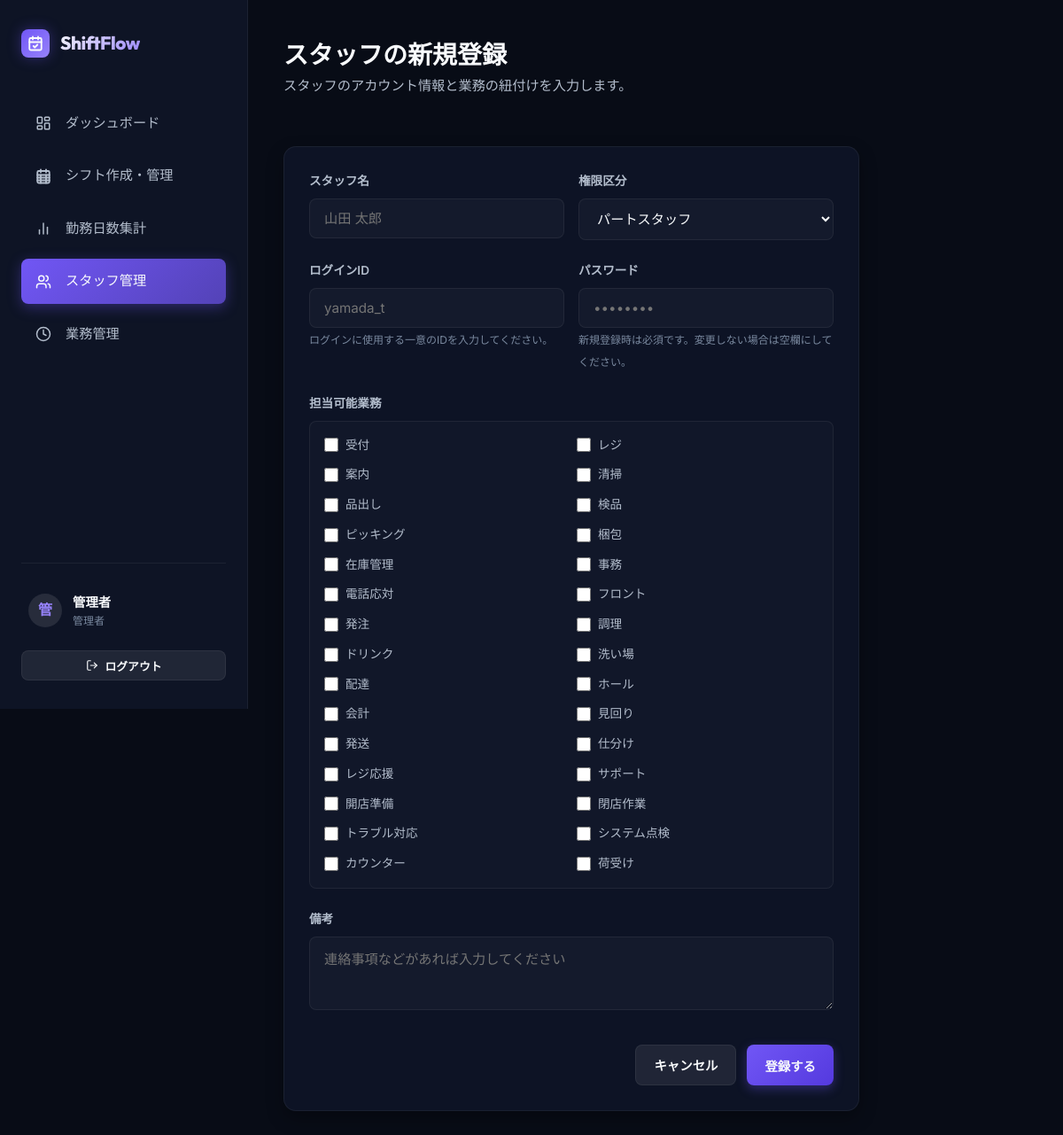
/manager/staff/new/ (signed in), run on the app's committed database.
### shifts/models.py (models this page shows, shortened)
class Staff(models.Model):
    ROLE_CHOICES = [
        ('admin', '管理者'),
        ('staff', 'パートスタッフ'),
    ]
    user = models.OneToOneField(User, on_delete=models.CASCADE, related_name='staff_profile', verbose_name="ユーザー")
    name = models.CharField(max_length=100, verbose_name="スタッフ名")
    role = models.CharField(max_length=10, choices=ROLE_CHOICES, default='staff', verbose_name="権限区分")
    available_tasks = models.ManyToManyField(Task, related_name='capable_staff', blank=True, verbose_name="担当可能業務")
    memo = models.TextField(blank=True, verbose_name="備考")
    class Meta:
        verbose_name = "スタッフ"
        verbose_name_plural = "スタッフ一覧"

class Task(models.Model):
    name = models.CharField(max_length=100, unique=True, verbose_name="業務名")
    required_people_per_day = models.PositiveIntegerField(default=1, verbose_name="1日あたりの必要人数")
    required_skill = models.CharField(max_length=200, blank=True, verbose_name="必要スキル")
    memo = models.TextField(blank=True, verbose_name="備考")
    class Meta:
        verbose_name = "業務"
        verbose_name_plural = "業務一覧"
    def __str__(self):
        return self.name

### shifts/views.py (the view, shortened to what this page needs)
# urls.py: path('manager/staff/new/', views.StaffCreateView.as_view(), name='staff_create'),
class StaffCreateView(AdminRequiredMixin, CreateView):
    model = Staff
    form_class = StaffForm
    template_name = 'shifts/staff_form.html'
    success_url = reverse_lazy('shifts:staff_list')

### shifts/forms.py (shortened to what this page needs)
class StaffForm(forms.ModelForm):
    login_id = forms.CharField(
        max_length=150,
        label="ログインID",
        help_text="ログインに使用する一意のIDを入力してください。"
    )
    password = forms.CharField(
        widget=forms.PasswordInput(render_value=False),
        label="パスワード",
        required=False,
        help_text="新規登録時は必須です。変更しない場合は空欄にしてください。"
    )
    class Meta:
        model = Staff
        fields = ['name', 'role', 'available_tasks', 'memo']
        widgets = {
            'available_tasks': forms.CheckboxSelectMultiple(),
            'memo': forms.Textarea(attrs={'rows': 3}),
        }
    def __init__(self, *args, **kwargs):
        super().__init__(*args, **kwargs)
        if self.instance and self.instance.pk:
            self.fields['login_id'].initial = self.instance.user.username
            self.fields['password'].required = False
        else:
            self.fields['password'].required = True

### shifts/views.py (called while the page is built)
    def test_func(self):
        return hasattr(self.request.user, 'staff_profile') and self.request.user.staff_profile.role == 'admin'

### shifts/templates/shifts/staff_form.html (shortened to what this page needs)
{% extends 'shifts/base.html' %}
{% block content %}
<div style="margin-bottom: 1.5rem;">
  <h2 style="font-family: var(--font-title); font-size: 1.75rem; font-weight: 700;">
    {% if form.instance.pk %}スタッフ「{{ form.instance.name }}」の編集{% else %}スタッフの新規登録{% endif %}
  </h2>
  <p style="color: var(--text-secondary); font-size: 0.95rem;">スタッフのアカウント情報と業務の紐付けを入力します。</p>
</div>
<div class="card" style="max-width: 650px;">
  <form method="post" novalidate>
    <div style="display: grid; grid-template-columns: 1fr 1fr; gap: 1rem;">
      <div class="form-group">
        <label for="{{ form.name.id_for_label }}">{{ form.name.label }}</label>
        <input type="text" name="name" value="{{ form.name.value|default:'' }}" id="{{ form.name.id_for_label }}" class="form-control" required placeholder="山田 太郎">
      </div>
      <div class="form-group">
        <label for="{{ form.role.id_for_label }}">{{ form.role.label }}</label>
        <select name="role" id="{{ form.role.id_for_label }}" class="form-control">
          {% for val, name in form.fields.role.choices %}
            <option value="{{ val }}" {% if form.role.value == val %}selected{% endif %}>{{ name }}</option>
          {% endfor %}
        </select>
      </div>
    </div>
    <div style="display: grid; grid-template-columns: 1fr 1fr; gap: 1rem;">
      <div class="form-group">
        <label for="{{ form.login_id.id_for_label }}">{{ form.login_id.label }}</label>
        <input type="text" name="login_id" value="{{ form.login_id.value|default:'' }}" id="{{ form.login_id.id_for_label }}" class="form-control" required placeholder="yamada_t">
        <span class="form-text">{{ form.login_id.help_text }}</span>
      </div>
      <div class="form-group">
        <label for="{{ form.password.id_for_label }}">{{ form.password.label }}</label>
        <input type="password" name="password" id="{{ form.password.id_for_label }}" class="form-control" placeholder="••••••••">
        <span class="form-text">{{ form.password.help_text }}</span>
      </div>
    </div>
    <div class="form-group">
      <label>{{ form.available_tasks.label }}</label>
      <div class="checkbox-grid">
        {% for value, label in form.fields.available_tasks.choices %}
          <label>
            <input type="checkbox" name="available_tasks" value="{{ value }}"
              {% if value in form.available_tasks.value or value|stringformat:"i" in form.available_tasks.value %}checked{% endif %}>
            {{ label }}
          </label>
        {% endfor %}
      </div>
    </div>
    <div class="form-group" style="margin-bottom: 2rem;">
      <label for="{{ form.memo.id_for_label }}">{{ form.memo.label }}</label>
      <textarea name="memo" id="{{ form.memo.id_for_label }}" class="form-control" rows="3" placeholder="連絡事項などがあれば入力してください">{{ form.memo.value|default:'' }}</textarea>
    </div>
    <div style="display: flex; justify-content: flex-end; gap: 0.75rem;">
      <a href="{% url 'shifts:staff_list' %}" class="btn btn-secondary">キャンセル</a>
      <button type="submit" class="btn btn-primary">
        {% if form.instance.pk %}更新する{% else %}登録する{% endif %}
      </button>
    </div>
  </form>
</div>
{% endblock %}

### shifts/templates/shifts/base.html (shortened to what this page needs)
{% load static %}
<!DOCTYPE html>
<html lang="ja">
<head>
  <link rel="stylesheet" href="{% static 'css/style.css' %}">
</head>
<body>
  {% if user.is_authenticated %}
  <div class="app-container">
    <aside class="sidebar">
      <div class="logo-section">
        <div class="logo-icon">
        </div>
        <span class="logo-text">ShiftFlow</span>
      </div>
      <nav class="nav-menu">
        {% if user.staff_profile.role == 'admin' or user.is_superuser %}
          <li class="nav-item {% if request.resolver_match.url_name == 'admin_dashboard' %}active{% endif %}">
            <a href="{% url 'shifts:admin_dashboard' %}">
              ダッシュボード
            </a>
          </li>
          <li class="nav-item {% if request.resolver_match.url_name == 'shift_management' %}active{% endif %}">
            <a href="{% url 'shifts:shift_management' %}">
              シフト作成・管理
            </a>
          </li>
          <li class="nav-item {% if request.resolver_match.url_name == 'shift_stats' %}active{% endif %}">
            <a href="{% url 'shifts:shift_stats' %}">
              <svg width="18" height="18" viewBox="0 0 24 24" fill="none" stroke="currentColor" stroke-width="2" stroke-linecap="round" stroke-linejoin="round"><line x1="18" x2="18" y1="20" y2="10"/><line x1="12" x2="12" y1="20" y2="4"/><line x1="6" x2="6" y1="20" y2="14"/></svg>
              勤務日数集計
            </a>
          </li>
          <li class="nav-item {% if 'staff' in request.resolver_match.url_name %}active{% endif %}">
            <a href="{% url 'shifts:staff_list' %}">
              <svg width="18" height="18" viewBox="0 0 24 24" fill="none" stroke="currentColor" stroke-width="2" stroke-linecap="round" stroke-linejoin="round"><path d="M16 21v-2a4 4 0 0 0-4-4H6a4 4 0 0 0-4 4v2"/><circle cx="9" cy="7" r="4"/><path d="M22 21v-2a4 4 0 0 0-3-3.87"/><path d="M16 3.13a4 4 0 0 1 0 7.75"/></svg>
              スタッフ管理
            </a>
          </li>
          <li class="nav-item {% if 'task' in request.resolver_match.url_name %}active{% endif %}">
            <a href="{% url 'shifts:task_list' %}">
              <svg width="18" height="18" viewBox="0 0 24 24" fill="none" stroke="currentColor" stroke-width="2" stroke-linecap="round" stroke-linejoin="round"><path d="M12 22c5.523 0 10-4.477 10-10S17.523 2 12 2 2 6.477 2 12s4.477 10 10 10z"/><path d="M12 6v6l4 2"/></svg>
              業務管理
            </a>
          </li>
        {% endif %}
      </nav>
      <div class="user-info-section">
        <div class="user-card">
          <div class="user-avatar">
            {{ user.staff_profile.name|slice:":1"|default:user.username|slice:":1"|upper }}
          </div>
          <div class="user-details">
            <span class="user-name">{{ user.staff_profile.name|default:user.username }}</span>
            <span class="user-role">{{ user.staff_profile.get_role_display|default:"システム管理者" }}</span>
          </div>
        </div>
        <form action="{% url 'shifts:logout' %}" method="post" style="display: block; width: 100%;">
          <button type="submit" class="btn btn-secondary btn-sm" style="width: 100%;">
            <svg width="14" height="14" viewBox="0 0 24 24" fill="none" stroke="currentColor" stroke-width="2" stroke-linecap="round" stroke-linejoin="round"><path d="M9 21H5a2 2 0 0 1-2-2V5a2 2 0 0 1 2-2h4"/><polyline points="16 17 21 12 16 7"/><line x1="21" x2="9" y1="12" y2="12"/></svg>
            ログアウト
          </button>
        </form>
      </div>
    </aside>
    <main class="main-content">
      {% block content %}{% endblock %}
    </main>
  </div>
  {% else %}
    {% block login_content %}{% endblock %}
  {% endif %}
</body>
</html>

### data on the page
Task: choices "受付"
Task: choices "レジ"
Task: choices "案内"
Task: choices "清掃"
Task: choices "品出し"
Task: choices "検品"
Task: choices "ピッキング"
Task: choices "梱包"
Task: choices "在庫管理"
Task: choices "事務"
Task: choices "電話応対"
Task: choices "フロント"
Task: choices "発注"
Task: choices "調理"
Task: choices "ドリンク"
Task: choices "洗い場"
Task: choices "配達"
Task: choices "ホール"
Task: choices "会計"
Task: choices "見回り"
Task: choices "発送"
Task: choices "仕分け"
Task: choices "レジ応援"
Task: choices "サポート"
Task: choices "開店準備"
Task: choices "閉店作業"
Task: choices "トラブル対応"
Task: choices "システム点検"
Task: choices "カウンター"
Task: choices "荷受け"

### other printed values
{{ user.staff_profile.name|default:user.username }} "管理者"
{{ user.staff_profile.get_role_display|default:"システム管理者" }} "管理者"
form field role "パートスタッフ"
